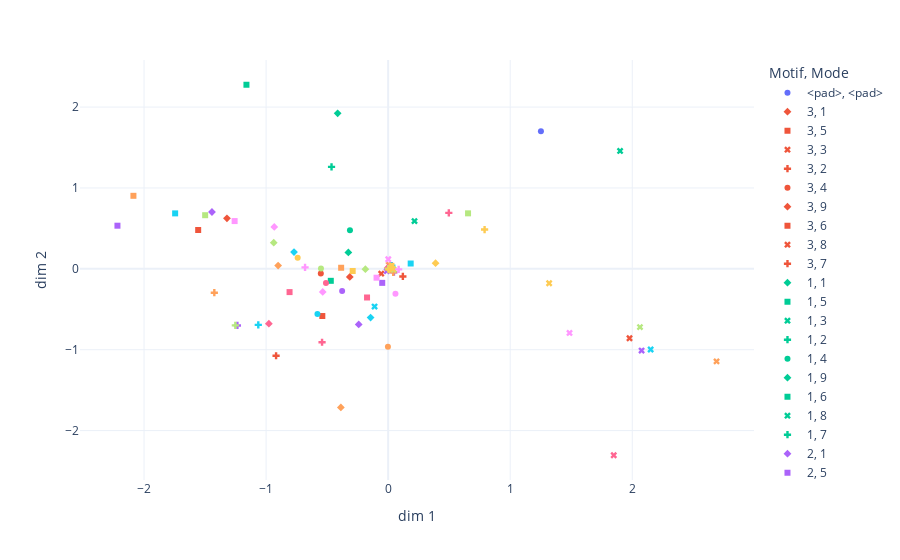

Notebook code cell kept with this figure:
### Markdown cell above
### <a id='toc1_2_3_'></a>[Data viz des 2 premières dimensions de l'emmbedings](#toc0_)

### Code cell
df_embedding = pd.DataFrame(columns=["Mode", "Motif", "x", "y"])
df_embedding[["x", "y"]] = mob2vec.embedding_layer.embeddings[:, :2]
df_embedding[["Mode", "Motif"]] = list(data_getter.vocab.keys())

px.scatter(df_embedding, x="x", y="y", color="Motif", symbol="Mode", template="plotly_white",
    labels={"x": "dim 1", "y": "dim 2"},)

### Figure 1 — Plotly figure (JSON) as saved in the notebook; plotly's stock layout.template omitted (floating-point values rounded to 4 significant figures)
{"data": [{"hovertemplate": "Motif=<pad><br>Mode=<pad><br>dim 1=%{x}<br>dim 2=%{y}<extra></extra>", "legendgroup": "<pad>, <pad>", "marker": {"color": "#636efa", "symbol": "circle"}, "mode": "markers", "name": "<pad>, <pad>", "orientation": "v", "showlegend": true, "type": "scatter", "x": [1.252], "xaxis": "x", "y": [1.701], "yaxis": "y"}, {"hovertemplate": "Motif=3<br>Mode=1<br>dim 1=%{x}<br>dim 2=%{y}<extra></extra>", "legendgroup": "3, 1", "marker": {"color": "#EF553B", "symbol": "diamond"}, "mode": "markers", "name": "3, 1", "orientation": "v", "showlegend": true, "type": "scatter", "x": [-1.321], "xaxis": "x", "y": [0.625], "yaxis": "y"}, {"hovertemplate": "Motif=3<br>Mode=5<br>dim 1=%{x}<br>dim 2=%{y}<extra></extra>", "legendgroup": "3, 5", "marker": {"color": "#EF553B", "symbol": "square"}, "mode": "markers", "name": "3, 5", "orientation": "v", "showlegend": true, "type": "scatter", "x": [-1.556], "xaxis": "x", "y": [0.4803], "yaxis": "y"}, {"hovertemplate": "Motif=3<br>Mode=3<br>dim 1=%{x}<br>dim 2=%{y}<extra></extra>", "legendgroup": "3, 3", "marker": {"color": "#EF553B", "symbol": "x"}, "mode": "markers", "name": "3, 3", "orientation": "v", "showlegend": true, "type": "scatter", "x": [1.978], "xaxis": "x", "y": [-0.8584], "yaxis": "y"}, {"hovertemplate": "Motif=3<br>Mode=2<br>dim 1=%{x}<br>dim 2=%{y}<extra></extra>", "legendgroup": "3, 2", "marker": {"color": "#EF553B", "symbol": "cross"}, "mode": "markers", "name": "3, 2", "orientation": "v", "showlegend": true, "type": "scatter", "x": [-0.9182], "xaxis": "x", "y": [-1.074], "yaxis": "y"}, {"hovertemplate": "Motif=3<br>Mode=4<br>dim 1=%{x}<br>dim 2=%{y}<extra></extra>", "legendgroup": "3, 4", "marker": {"color": "#EF553B", "symbol": "circle"}, "mode": "markers", "name": "3, 4", "orientation": "v", "showlegend": true, "type": "scatter", "x": [-0.5518], "xaxis": "x", "y": [-0.05827], "yaxis": "y"}, {"hovertemplate": "Motif=3<br>Mode=9<br>dim 1=%{x}<br>dim 2=%{y}<extra></extra>", "legendgroup": "3, 9", "marker": {"color": "#EF553B", "symbol": "diamond"}, "mode": "markers", "name": "3, 9", "orientation": "v", "showlegend": true, "type": "scatter", "x": [-0.3142], "xaxis": "x", "y": [-0.09989], "yaxis": "y"}, {"hovertemplate": "Motif=3<br>Mode=6<br>dim 1=%{x}<br>dim 2=%{y}<extra></extra>", "legendgroup": "3, 6", "marker": {"color": "#EF553B", "symbol": "square"}, "mode": "markers", "name": "3, 6", "orientation": "v", "showlegend": true, "type": "scatter", "x": [-0.5394], "xaxis": "x", "y": [-0.5834], "yaxis": "y"}, {"hovertemplate": "Motif=3<br>Mode=8<br>dim 1=%{x}<br>dim 2=%{y}<extra></extra>", "legendgroup": "3, 8", "marker": {"color": "#EF553B", "symbol": "x"}, "mode": "markers", "name": "3, 8", "orientation": "v", "showlegend": true, "type": "scatter", "x": [-0.05656], "xaxis": "x", "y": [-0.05946], "yaxis": "y"}, {"hovertemplate": "Motif=3<br>Mode=7<br>dim 1=%{x}<br>dim 2=%{y}<extra></extra>", "legendgroup": "3, 7", "marker": {"color": "#EF553B", "symbol": "cross"}, "mode": "markers", "name": "3, 7", "orientation": "v", "showlegend": true, "type": "scatter", "x": [0.1206], "xaxis": "x", "y": [-0.0944], "yaxis": "y"}, {"hovertemplate": "Motif=1<br>Mode=1<br>dim 1=%{x}<br>dim 2=%{y}<extra></extra>", "legendgroup": "1, 1", "marker": {"color": "#00cc96", "symbol": "diamond"}, "mode": "markers", "name": "1, 1", "orientation": "v", "showlegend": true, "type": "scatter", "x": [-0.4138], "xaxis": "x", "y": [1.922], "yaxis": "y"}, {"hovertemplate": "Motif=1<br>Mode=5<br>dim 1=%{x}<br>dim 2=%{y}<extra></extra>", "legendgroup": "1, 5", "marker": {"color": "#00cc96", "symbol": "square"}, "mode": "markers", "name": "1, 5", "orientation": "v", "showlegend": true, "type": "scatter", "x": [-1.161], "xaxis": "x", "y": [2.276], "yaxis": "y"}, {"hovertemplate": "Motif=1<br>Mode=3<br>dim 1=%{x}<br>dim 2=%{y}<extra></extra>", "legendgroup": "1, 3", "marker": {"color": "#00cc96", "symbol": "x"}, "mode": "markers", "name": "1, 3", "orientation": "v", "showlegend": true, "type": "scatter", "x": [1.9], "xaxis": "x", "y": [1.457], "yaxis": "y"}, {"hovertemplate": "Motif=1<br>Mode=2<br>dim 1=%{x}<br>dim 2=%{y}<extra></extra>", "legendgroup": "1, 2", "marker": {"color": "#00cc96", "symbol": "cross"}, "mode": "markers", "name": "1, 2", "orientation": "v", "showlegend": true, "type": "scatter", "x": [-0.4639], "xaxis": "x", "y": [1.261], "yaxis": "y"}, {"hovertemplate": "Motif=1<br>Mode=4<br>dim 1=%{x}<br>dim 2=%{y}<extra></extra>", "legendgroup": "1, 4", "marker": {"color": "#00cc96", "symbol": "circle"}, "mode": "markers", "name": "1, 4", "orientation": "v", "showlegend": true, "type": "scatter", "x": [-0.3129], "xaxis": "x", "y": [0.4768], "yaxis": "y"}, {"hovertemplate": "Motif=1<br>Mode=9<br>dim 1=%{x}<br>dim 2=%{y}<extra></extra>", "legendgroup": "1, 9", "marker": {"color": "#00cc96", "symbol": "diamond"}, "mode": "markers", "name": "1, 9", "orientation": "v", "showlegend": true, "type": "scatter", "x": [-0.3261], "xaxis": "x", "y": [0.2029], "yaxis": "y"}, {"hovertemplate": "Motif=1<br>Mode=6<br>dim 1=%{x}<br>dim 2=%{y}<extra></extra>", "legendgroup": "1, 6", "marker": {"color": "#00cc96", "symbol": "square"}, "mode": "markers", "name": "1, 6", "orientation": "v", "showlegend": true, "type": "scatter", "x": [-0.47], "xaxis": "x", "y": [-0.1481], "yaxis": "y"}, {"hovertemplate": "Motif=1<br>Mode=8<br>dim 1=%{x}<br>dim 2=%{y}<extra></extra>", "legendgroup": "1, 8", "marker": {"color": "#00cc96", "symbol": "x"}, "mode": "markers", "name": "1, 8", "orientation": "v", "showlegend": true, "type": "scatter", "x": [0.2159], "xaxis": "x", "y": [0.5903], "yaxis": "y"}, {"hovertemplate": "Motif=1<br>Mode=7<br>dim 1=%{x}<br>dim 2=%{y}<extra></extra>", "legendgroup": "1, 7", "marker": {"color": "#00cc96", "symbol": "cross"}, "mode": "markers", "name": "1, 7", "orientation": "v", "showlegend": true, "type": "scatter", "x": [0.03324], "xaxis": "x", "y": [-0.001694], "yaxis": "y"}, {"hovertemplate": "Motif=2<br>Mode=1<br>dim 1=%{x}<br>dim 2=%{y}<extra></extra>", "legendgroup": "2, 1", "marker": {"color": "#ab63fa", "symbol": "diamond"}, "mode": "markers", "name": "2, 1", "orientation": "v", "showlegend": true, "type": "scatter", "x": [-1.444], "xaxis": "x", "y": [0.7028], "yaxis": "y"}, {"hovertemplate": "Motif=2<br>Mode=5<br>dim 1=%{x}<br>dim 2=%{y}<extra></extra>", "legendgroup": "2, 5", "marker": {"color": "#ab63fa", "symbol": "square"}, "mode": "markers", "name": "2, 5", "orientation": "v", "showlegend": true, "type": "scatter", "x": [-2.218], "xaxis": "x", "y": [0.5333], "yaxis": "y"}, {"hovertemplate": "Motif=2<br>Mode=3<br>dim 1=%{x}<br>dim 2=%{y}<extra></extra>", "legendgroup": "2, 3", "marker": {"color": "#ab63fa", "symbol": "x"}, "mode": "markers", "name": "2, 3", "orientation": "v", "showlegend": true, "type": "scatter", "x": [2.077], "xaxis": "x", "y": [-1.01], "yaxis": "y"}, {"hovertemplate": "Motif=2<br>Mode=2<br>dim 1=%{x}<br>dim 2=%{y}<extra></extra>", "legendgroup": "2, 2", "marker": {"color": "#ab63fa", "symbol": "cross"}, "mode": "markers", "name": "2, 2", "orientation": "v", "showlegend": true, "type": "scatter", "x": [-1.235], "xaxis": "x", "y": [-0.7002], "yaxis": "y"}, {"hovertemplate": "Motif=2<br>Mode=4<br>dim 1=%{x}<br>dim 2=%{y}<extra></extra>", "legendgroup": "2, 4", "marker": {"color": "#ab63fa", "symbol": "circle"}, "mode": "markers", "name": "2, 4", "orientation": "v", "showlegend": true, "type": "scatter", "x": [-0.3769], "xaxis": "x", "y": [-0.2748], "yaxis": "y"}, {"hovertemplate": "Motif=2<br>Mode=9<br>dim 1=%{x}<br>dim 2=%{y}<extra></extra>", "legendgroup": "2, 9", "marker": {"color": "#ab63fa", "symbol": "diamond"}, "mode": "markers", "name": "2, 9", "orientation": "v", "showlegend": true, "type": "scatter", "x": [-0.2412], "xaxis": "x", "y": [-0.6873], "yaxis": "y"}, {"hovertemplate": "Motif=2<br>Mode=6<br>dim 1=%{x}<br>dim 2=%{y}<extra></extra>", "legendgroup": "2, 6", "marker": {"color": "#ab63fa", "symbol": "square"}, "mode": "markers", "name": "2, 6", "orientation": "v", "showlegend": true, "type": "scatter", "x": [-0.0486], "xaxis": "x", "y": [-0.1734], "yaxis": "y"}, {"hovertemplate": "Motif=2<br>Mode=8<br>dim 1=%{x}<br>dim 2=%{y}<extra></extra>", "legendgroup": "2, 8", "marker": {"color": "#ab63fa", "symbol": "x"}, "mode": "markers", "name": "2, 8", "orientation": "v", "showlegend": true, "type": "scatter", "x": [-0.01098], "xaxis": "x", "y": [-0.02873], "yaxis": "y"}, {"hovertemplate": "Motif=2<br>Mode=7<br>dim 1=%{x}<br>dim 2=%{y}<extra></extra>", "legendgroup": "2, 7", "marker": {"color": "#ab63fa", "symbol": "cross"}, "mode": "markers", "name": "2, 7", "orientation": "v", "showlegend": true, "type": "scatter", "x": [0.04764], "xaxis": "x", "y": [-0.04133], "yaxis": "y"}, {"hovertemplate": "Motif=9<br>Mode=1<br>dim 1=%{x}<br>dim 2=%{y}<extra></extra>", "legendgroup": "9, 1", "marker": {"color": "#FFA15A", "symbol": "diamond"}, "mode": "markers", "name": "9, 1", "orientation": "v", "showlegend": true, "type": "scatter", "x": [-0.9014], "xaxis": "x", "y": [0.04022], "yaxis": "y"}, {"hovertemplate": "Motif=9<br>Mode=5<br>dim 1=%{x}<br>dim 2=%{y}<extra></extra>", "legendgroup": "9, 5", "marker": {"color": "#FFA15A", "symbol": "square"}, "mode": "markers", "name": "9, 5", "orientation": "v", "showlegend": true, "type": "scatter", "x": [-2.087], "xaxis": "x", "y": [0.9028], "yaxis": "y"}, {"hovertemplate": "Motif=9<br>Mode=3<br>dim 1=%{x}<br>dim 2=%{y}<extra></extra>", "legendgroup": "9, 3", "marker": {"color": "#FFA15A", "symbol": "x"}, "mode": "markers", "name": "9, 3", "orientation": "v", "showlegend": true, "type": "scatter", "x": [2.691], "xaxis": "x", "y": [-1.144], "yaxis": "y"}, {"hovertemplate": "Motif=9<br>Mode=2<br>dim 1=%{x}<br>dim 2=%{y}<extra></extra>", "legendgroup": "9, 2", "marker": {"color": "#FFA15A", "symbol": "cross"}, "mode": "markers", "name": "9, 2", "orientation": "v", "showlegend": true, "type": "scatter", "x": [-1.424], "xaxis": "x", "y": [-0.295], "yaxis": "y"}, {"hovertemplate": "Motif=9<br>Mode=4<br>dim 1=%{x}<br>dim 2=%{y}<extra></extra>", "legendgroup": "9, 4", "marker": {"color": "#FFA15A", "symbol": "circle"}, "mode": "markers", "name": "9, 4", "orientation": "v", "showlegend": true, "type": "scatter", "x": [-0.001839], "xaxis": "x", "y": [-0.9636], "yaxis": "y"}, {"hovertemplate": "Motif=9<br>Mode=9<br>dim 1=%{x}<br>dim 2=%{y}<extra></extra>", "legendgroup": "9, 9", "marker": {"color": "#FFA15A", "symbol": "diamond"}, "mode": "markers", "name": "9, 9", "orientation": "v", "showlegend": true, "type": "scatter", "x": [-0.3875], "xaxis": "x", "y": [-1.713], "yaxis": "y"}, {"hovertemplate": "Motif=9<br>Mode=6<br>dim 1=%{x}<br>dim 2=%{y}<extra></extra>", "legendgroup": "9, 6", "marker": {"color": "#FFA15A", "symbol": "square"}, "mode": "markers", "name": "9, 6", "orientation": "v", "showlegend": true, "type": "scatter", "x": [-0.3851], "xaxis": "x", "y": [0.01326], "yaxis": "y"}, {"hovertemplate": "Motif=9<br>Mode=8<br>dim 1=%{x}<br>dim 2=%{y}<extra></extra>", "legendgroup": "9, 8", "marker": {"color": "#FFA15A", "symbol": "x"}, "mode": "markers", "name": "9, 8", "orientation": "v", "showlegend": true, "type": "scatter", "x": [0.004599], "xaxis": "x", "y": [0.05026], "yaxis": "y"}, {"hovertemplate": "Motif=9<br>Mode=7<br>dim 1=%{x}<br>dim 2=%{y}<extra></extra>", "legendgroup": "9, 7", "marker": {"color": "#FFA15A", "symbol": "cross"}, "mode": "markers", "name": "9, 7", "orientation": "v", "showlegend": true, "type": "scatter", "x": [0.04156], "xaxis": "x", "y": [-0.04272], "yaxis": "y"}, {"hovertemplate": "Motif=7<br>Mode=1<br>dim 1=%{x}<br>dim 2=%{y}<extra></extra>", "legendgroup": "7, 1", "marker": {"color": "#19d3f3", "symbol": "diamond"}, "mode": "markers", "name": "7, 1", "orientation": "v", "showlegend": true, "type": "scatter", "x": [-0.7713], "xaxis": "x", "y": [0.2068], "yaxis": "y"}, {"hovertemplate": "Motif=7<br>Mode=5<br>dim 1=%{x}<br>dim 2=%{y}<extra></extra>", "legendgroup": "7, 5", "marker": {"color": "#19d3f3", "symbol": "square"}, "mode": "markers", "name": "7, 5", "orientation": "v", "showlegend": true, "type": "scatter", "x": [-1.745], "xaxis": "x", "y": [0.6856], "yaxis": "y"}, {"hovertemplate": "Motif=7<br>Mode=3<br>dim 1=%{x}<br>dim 2=%{y}<extra></extra>", "legendgroup": "7, 3", "marker": {"color": "#19d3f3", "symbol": "x"}, "mode": "markers", "name": "7, 3", "orientation": "v", "showlegend": true, "type": "scatter", "x": [2.151], "xaxis": "x", "y": [-0.9973], "yaxis": "y"}, {"hovertemplate": "Motif=7<br>Mode=2<br>dim 1=%{x}<br>dim 2=%{y}<extra></extra>", "legendgroup": "7, 2", "marker": {"color": "#19d3f3", "symbol": "cross"}, "mode": "markers", "name": "7, 2", "orientation": "v", "showlegend": true, "type": "scatter", "x": [-1.064], "xaxis": "x", "y": [-0.6931], "yaxis": "y"}, {"hovertemplate": "Motif=7<br>Mode=4<br>dim 1=%{x}<br>dim 2=%{y}<extra></extra>", "legendgroup": "7, 4", "marker": {"color": "#19d3f3", "symbol": "circle"}, "mode": "markers", "name": "7, 4", "orientation": "v", "showlegend": true, "type": "scatter", "x": [-0.5792], "xaxis": "x", "y": [-0.5594], "yaxis": "y"}, {"hovertemplate": "Motif=7<br>Mode=9<br>dim 1=%{x}<br>dim 2=%{y}<extra></extra>", "legendgroup": "7, 9", "marker": {"color": "#19d3f3", "symbol": "diamond"}, "mode": "markers", "name": "7, 9", "orientation": "v", "showlegend": true, "type": "scatter", "x": [-0.1438], "xaxis": "x", "y": [-0.6031], "yaxis": "y"}, {"hovertemplate": "Motif=7<br>Mode=6<br>dim 1=%{x}<br>dim 2=%{y}<extra></extra>", "legendgroup": "7, 6", "marker": {"color": "#19d3f3", "symbol": "square"}, "mode": "markers", "name": "7, 6", "orientation": "v", "showlegend": true, "type": "scatter", "x": [0.1846], "xaxis": "x", "y": [0.06582], "yaxis": "y"}, {"hovertemplate": "Motif=7<br>Mode=8<br>dim 1=%{x}<br>dim 2=%{y}<extra></extra>", "legendgroup": "7, 8", "marker": {"color": "#19d3f3", "symbol": "x"}, "mode": "markers", "name": "7, 8", "orientation": "v", "showlegend": true, "type": "scatter", "x": [-0.1113], "xaxis": "x", "y": [-0.4662], "yaxis": "y"}, {"hovertemplate": "Motif=7<br>Mode=7<br>dim 1=%{x}<br>dim 2=%{y}<extra></extra>", "legendgroup": "7, 7", "marker": {"color": "#19d3f3", "symbol": "cross"}, "mode": "markers", "name": "7, 7", "orientation": "v", "showlegend": true, "type": "scatter", "x": [0.03038], "xaxis": "x", "y": [0.04014], "yaxis": "y"}, {"hovertemplate": "Motif=6<br>Mode=1<br>dim 1=%{x}<br>dim 2=%{y}<extra></extra>", "legendgroup": "6, 1", "marker": {"color": "#FF6692", "symbol": "diamond"}, "mode": "markers", "name": "6, 1", "orientation": "v", "showlegend": true, "type": "scatter", "x": [-0.9774], "xaxis": "x", "y": [-0.6776], "yaxis": "y"}, {"hovertemplate": "Motif=6<br>Mode=5<br>dim 1=%{x}<br>dim 2=%{y}<extra></extra>", "legendgroup": "6, 5", "marker": {"color": "#FF6692", "symbol": "square"}, "mode": "markers", "name": "6, 5", "orientation": "v", "showlegend": true, "type": "scatter", "x": [-0.8077], "xaxis": "x", "y": [-0.2876], "yaxis": "y"}, {"hovertemplate": "Motif=6<br>Mode=3<br>dim 1=%{x}<br>dim 2=%{y}<extra></extra>", "legendgroup": "6, 3", "marker": {"color": "#FF6692", "symbol": "x"}, "mode": "markers", "name": "6, 3", "orientation": "v", "showlegend": true, "type": "scatter", "x": [1.848], "xaxis": "x", "y": [-2.305], "yaxis": "y"}, {"hovertemplate": "Motif=6<br>Mode=2<br>dim 1=%{x}<br>dim 2=%{y}<extra></extra>", "legendgroup": "6, 2", "marker": {"color": "#FF6692", "symbol": "cross"}, "mode": "markers", "name": "6, 2", "orientation": "v", "showlegend": true, "type": "scatter", "x": [-0.5415], "xaxis": "x", "y": [-0.9075], "yaxis": "y"}, {"hovertemplate": "Motif=6<br>Mode=4<br>dim 1=%{x}<br>dim 2=%{y}<extra></extra>", "legendgroup": "6, 4", "marker": {"color": "#FF6692", "symbol": "circle"}, "mode": "markers", "name": "6, 4", "orientation": "v", "showlegend": true, "type": "scatter", "x": [-0.5096], "xaxis": "x", "y": [-0.1753], "yaxis": "y"}, {"hovertemplate": "Motif=6<br>Mode=9<br>dim 1=%{x}<br>dim 2=%{y}<extra></extra>", "legendgroup": "6, 9", "marker": {"color": "#FF6692", "symbol": "diamond"}, "mode": "markers", "name": "6, 9", "orientation": "v", "showlegend": true, "type": "scatter", "x": [-0.004491], "xaxis": "x", "y": [0.01072], "yaxis": "y"}, {"hovertemplate": "Motif=6<br>Mode=6<br>dim 1=%{x}<br>dim 2=%{y}<extra></extra>", "legendgroup": "6, 6", "marker": {"color": "#FF6692", "symbol": "square"}, "mode": "markers", "name": "6, 6", "orientation": "v", "showlegend": true, "type": "scatter", "x": [-0.173], "xaxis": "x", "y": [-0.3542], "yaxis": "y"}, {"hovertemplate": "Motif=6<br>Mode=8<br>dim 1=%{x}<br>dim 2=%{y}<extra></extra>", "legendgroup": "6, 8", "marker": {"color": "#FF6692", "symbol": "x"}, "mode": "markers", "name": "6, 8", "orientation": "v", "showlegend": true, "type": "scatter", "x": [0.02151], "xaxis": "x", "y": [0.03794], "yaxis": "y"}, {"hovertemplate": "Motif=6<br>Mode=7<br>dim 1=%{x}<br>dim 2=%{y}<extra></extra>", "legendgroup": "6, 7", "marker": {"color": "#FF6692", "symbol": "cross"}, "mode": "markers", "name": "6, 7", "orientation": "v", "showlegend": true, "type": "scatter", "x": [0.4971], "xaxis": "x", "y": [0.6915], "yaxis": "y"}, {"hovertemplate": "Motif=5<br>Mode=1<br>dim 1=%{x}<br>dim 2=%{y}<extra></extra>", "legendgroup": "5, 1", "marker": {"color": "#B6E880", "symbol": "diamond"}, "mode": "markers", "name": "5, 1", "orientation": "v", "showlegend": true, "type": "scatter", "x": [-0.9373], "xaxis": "x", "y": [0.3234], "yaxis": "y"}, {"hovertemplate": "Motif=5<br>Mode=5<br>dim 1=%{x}<br>dim 2=%{y}<extra></extra>", "legendgroup": "5, 5", "marker": {"color": "#B6E880", "symbol": "square"}, "mode": "markers", "name": "5, 5", "orientation": "v", "showlegend": true, "type": "scatter", "x": [-1.499], "xaxis": "x", "y": [0.6631], "yaxis": "y"}, {"hovertemplate": "Motif=5<br>Mode=3<br>dim 1=%{x}<br>dim 2=%{y}<extra></extra>", "legendgroup": "5, 3", "marker": {"color": "#B6E880", "symbol": "x"}, "mode": "markers", "name": "5, 3", "orientation": "v", "showlegend": true, "type": "scatter", "x": [2.063], "xaxis": "x", "y": [-0.7205], "yaxis": "y"}, {"hovertemplate": "Motif=5<br>Mode=2<br>dim 1=%{x}<br>dim 2=%{y}<extra></extra>", "legendgroup": "5, 2", "marker": {"color": "#B6E880", "symbol": "cross"}, "mode": "markers", "name": "5, 2", "orientation": "v", "showlegend": true, "type": "scatter", "x": [-1.252], "xaxis": "x", "y": [-0.6991], "yaxis": "y"}, {"hovertemplate": "Motif=5<br>Mode=4<br>dim 1=%{x}<br>dim 2=%{y}<extra></extra>", "legendgroup": "5, 4", "marker": {"color": "#B6E880", "symbol": "circle"}, "mode": "markers", "name": "5, 4", "orientation": "v", "showlegend": true, "type": "scatter", "x": [-0.5504], "xaxis": "x", "y": [0.00422], "yaxis": "y"}, {"hovertemplate": "Motif=5<br>Mode=9<br>dim 1=%{x}<br>dim 2=%{y}<extra></extra>", "legendgroup": "5, 9", "marker": {"color": "#B6E880", "symbol": "diamond"}, "mode": "markers", "name": "5, 9", "orientation": "v", "showlegend": true, "type": "scatter", "x": [-0.1865], "xaxis": "x", "y": [-0.004332], "yaxis": "y"}, {"hovertemplate": "Motif=5<br>Mode=6<br>dim 1=%{x}<br>dim 2=%{y}<extra></extra>", "legendgroup": "5, 6", "marker": {"color": "#B6E880", "symbol": "square"}, "mode": "markers", "name": "5, 6", "orientation": "v", "showlegend": true, "type": "scatter", "x": [0.6546], "xaxis": "x", "y": [0.6861], "yaxis": "y"}, {"hovertemplate": "Motif=5<br>Mode=8<br>dim 1=%{x}<br>dim 2=%{y}<extra></extra>", "legendgroup": "5, 8", "marker": {"color": "#B6E880", "symbol": "x"}, "mode": "markers", "name": "5, 8", "orientation": "v", "showlegend": true, "type": "scatter", "x": [0.04523], "xaxis": "x", "y": [-0.009588], "yaxis": "y"}, {"hovertemplate": "Motif=5<br>Mode=7<br>dim 1=%{x}<br>dim 2=%{y}<extra></extra>", "legendgroup": "5, 7", "marker": {"color": "#B6E880", "symbol": "cross"}, "mode": "markers", "name": "5, 7", "orientation": "v", "showlegend": true, "type": "scatter", "x": [0.0005203], "xaxis": "x", "y": [0.002662], "yaxis": "y"}, {"hovertemplate": "Motif=4<br>Mode=1<br>dim 1=%{x}<br>dim 2=%{y}<extra></extra>", "legendgroup": "4, 1", "marker": {"color": "#FF97FF", "symbol": "diamond"}, "mode": "markers", "name": "4, 1", "orientation": "v", "showlegend": true, "type": "scatter", "x": [-0.933], "xaxis": "x", "y": [0.5187], "yaxis": "y"}, {"hovertemplate": "Motif=4<br>Mode=5<br>dim 1=%{x}<br>dim 2=%{y}<extra></extra>", "legendgroup": "4, 5", "marker": {"color": "#FF97FF", "symbol": "square"}, "mode": "markers", "name": "4, 5", "orientation": "v", "showlegend": true, "type": "scatter", "x": [-1.258], "xaxis": "x", "y": [0.5906], "yaxis": "y"}, {"hovertemplate": "Motif=4<br>Mode=3<br>dim 1=%{x}<br>dim 2=%{y}<extra></extra>", "legendgroup": "4, 3", "marker": {"color": "#FF97FF", "symbol": "x"}, "mode": "markers", "name": "4, 3", "orientation": "v", "showlegend": true, "type": "scatter", "x": [1.486], "xaxis": "x", "y": [-0.7928], "yaxis": "y"}, {"hovertemplate": "Motif=4<br>Mode=2<br>dim 1=%{x}<br>dim 2=%{y}<extra></extra>", "legendgroup": "4, 2", "marker": {"color": "#FF97FF", "symbol": "cross"}, "mode": "markers", "name": "4, 2", "orientation": "v", "showlegend": true, "type": "scatter", "x": [-0.6808], "xaxis": "x", "y": [0.0176], "yaxis": "y"}, {"hovertemplate": "Motif=4<br>Mode=4<br>dim 1=%{x}<br>dim 2=%{y}<extra></extra>", "legendgroup": "4, 4", "marker": {"color": "#FF97FF", "symbol": "circle"}, "mode": "markers", "name": "4, 4", "orientation": "v", "showlegend": true, "type": "scatter", "x": [0.05991], "xaxis": "x", "y": [-0.3075], "yaxis": "y"}, {"hovertemplate": "Motif=4<br>Mode=9<br>dim 1=%{x}<br>dim 2=%{y}<extra></extra>", "legendgroup": "4, 9", "marker": {"color": "#FF97FF", "symbol": "diamond"}, "mode": "markers", "name": "4, 9", "orientation": "v", "showlegend": true, "type": "scatter", "x": [-0.536], "xaxis": "x", "y": [-0.2852], "yaxis": "y"}, {"hovertemplate": "Motif=4<br>Mode=6<br>dim 1=%{x}<br>dim 2=%{y}<extra></extra>", "legendgroup": "4, 6", "marker": {"color": "#FF97FF", "symbol": "square"}, "mode": "markers", "name": "4, 6", "orientation": "v", "showlegend": true, "type": "scatter", "x": [-0.095], "xaxis": "x", "y": [-0.1097], "yaxis": "y"}, {"hovertemplate": "Motif=4<br>Mode=8<br>dim 1=%{x}<br>dim 2=%{y}<extra></extra>", "legendgroup": "4, 8", "marker": {"color": "#FF97FF", "symbol": "x"}, "mode": "markers", "name": "4, 8", "orientation": "v", "showlegend": true, "type": "scatter", "x": [0.0009092], "xaxis": "x", "y": [0.1183], "yaxis": "y"}, {"hovertemplate": "Motif=4<br>Mode=7<br>dim 1=%{x}<br>dim 2=%{y}<extra></extra>", "legendgroup": "4, 7", "marker": {"color": "#FF97FF", "symbol": "cross"}, "mode": "markers", "name": "4, 7", "orientation": "v", "showlegend": true, "type": "scatter", "x": [0.08606], "xaxis": "x", "y": [-0.007264], "yaxis": "y"}, {"hovertemplate": "Motif=8<br>Mode=1<br>dim 1=%{x}<br>dim 2=%{y}<extra></extra>", "legendgroup": "8, 1", "marker": {"color": "#FECB52", "symbol": "diamond"}, "mode": "markers", "name": "8, 1", "orientation": "v", "showlegend": true, "type": "scatter", "x": [0.3886], "xaxis": "x", "y": [0.06971], "yaxis": "y"}, {"hovertemplate": "Motif=8<br>Mode=5<br>dim 1=%{x}<br>dim 2=%{y}<extra></extra>", "legendgroup": "8, 5", "marker": {"color": "#FECB52", "symbol": "square"}, "mode": "markers", "name": "8, 5", "orientation": "v", "showlegend": true, "type": "scatter", "x": [-0.2906], "xaxis": "x", "y": [-0.02692], "yaxis": "y"}, {"hovertemplate": "Motif=8<br>Mode=3<br>dim 1=%{x}<br>dim 2=%{y}<extra></extra>", "legendgroup": "8, 3", "marker": {"color": "#FECB52", "symbol": "x"}, "mode": "markers", "name": "8, 3", "orientation": "v", "showlegend": true, "type": "scatter", "x": [1.319], "xaxis": "x", "y": [-0.1784], "yaxis": "y"}, {"hovertemplate": "Motif=8<br>Mode=2<br>dim 1=%{x}<br>dim 2=%{y}<extra></extra>", "legendgroup": "8, 2", "marker": {"color": "#FECB52", "symbol": "cross"}, "mode": "markers", "name": "8, 2", "orientation": "v", "showlegend": true, "type": "scatter", "x": [0.7903], "xaxis": "x", "y": [0.4858], "yaxis": "y"}, {"hovertemplate": "Motif=8<br>Mode=4<br>dim 1=%{x}<br>dim 2=%{y}<extra></extra>", "legendgroup": "8, 4", "marker": {"color": "#FECB52", "symbol": "circle"}, "mode": "markers", "name": "8, 4", "orientation": "v", "showlegend": true, "type": "scatter", "x": [-0.7414], "xaxis": "x", "y": [0.1377], "yaxis": "y"}, {"hovertemplate": "Motif=8<br>Mode=9<br>dim 1=%{x}<br>dim 2=%{y}<extra></extra>", "legendgroup": "8, 9", "marker": {"color": "#FECB52", "symbol": "diamond"}, "mode": "markers", "name": "8, 9", "orientation": "v", "showlegend": true, "type": "scatter", "x": [0.01932], "xaxis": "x", "y": [0.005245], "yaxis": "y"}, {"hovertemplate": "Motif=8<br>Mode=6<br>dim 1=%{x}<br>dim 2=%{y}<extra></extra>", "legendgroup": "8, 6", "marker": {"color": "#FECB52", "symbol": "square"}, "mode": "markers", "name": "8, 6", "orientation": "v", "showlegend": true, "type": "scatter", "x": [0.02724], "xaxis": "x", "y": [0.03689], "yaxis": "y"}, {"hovertemplate": "Motif=8<br>Mode=8<br>dim 1=%{x}<br>dim 2=%{y}<extra></extra>", "legendgroup": "8, 8", "marker": {"color": "#FECB52", "symbol": "x"}, "mode": "markers", "name": "8, 8", "orientation": "v", "showlegend": true, "type": "scatter", "x": [0.03751], "xaxis": "x", "y": [-0.003119], "yaxis": "y"}, {"hovertemplate": "Motif=8<br>Mode=7<br>dim 1=%{x}<br>dim 2=%{y}<extra></extra>", "legendgroup": "8, 7", "marker": {"color": "#FECB52", "symbol": "cross"}, "mode": "markers", "name": "8, 7", "orientation": "v", "showlegend": true, "type": "scatter", "x": [0.004789], "xaxis": "x", "y": [-0.009978], "yaxis": "y"}], "layout": {"legend": {"title": {"text": "Motif, Mode"}, "tracegroupgap": 0}, "margin": {"t": 60}, "xaxis": {"anchor": "y", "domain": [0, 1], "title": {"text": "dim 1"}}, "yaxis": {"anchor": "x", "domain": [0, 1], "title": {"text": "dim 2"}}}}
